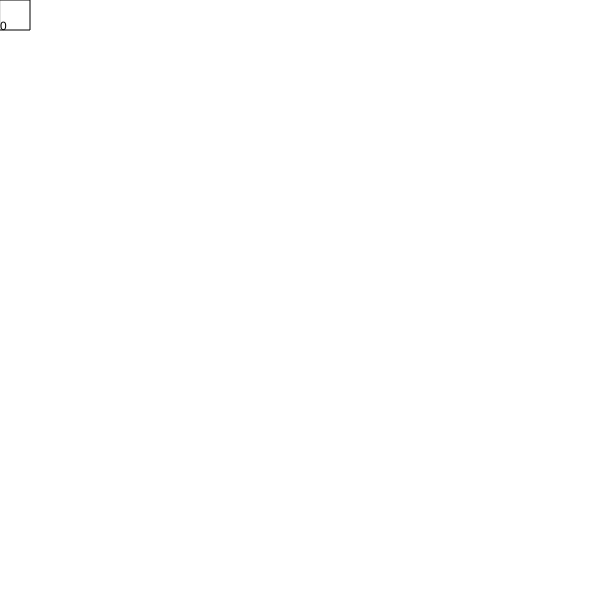
Frame 1 (no input)
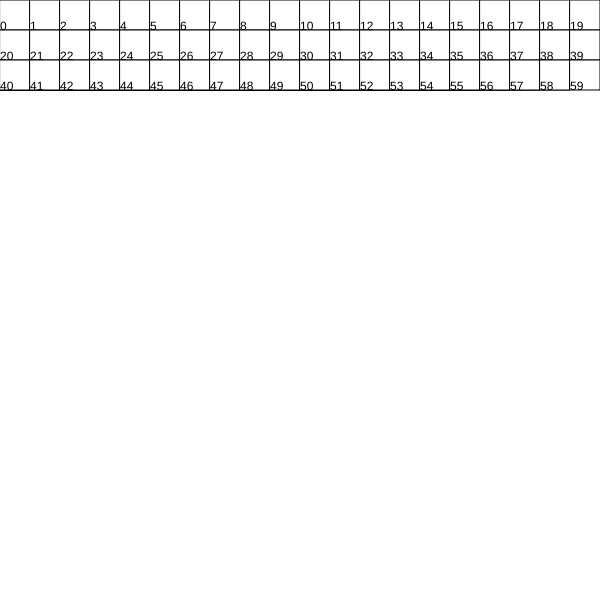
Frame 60 (no input)
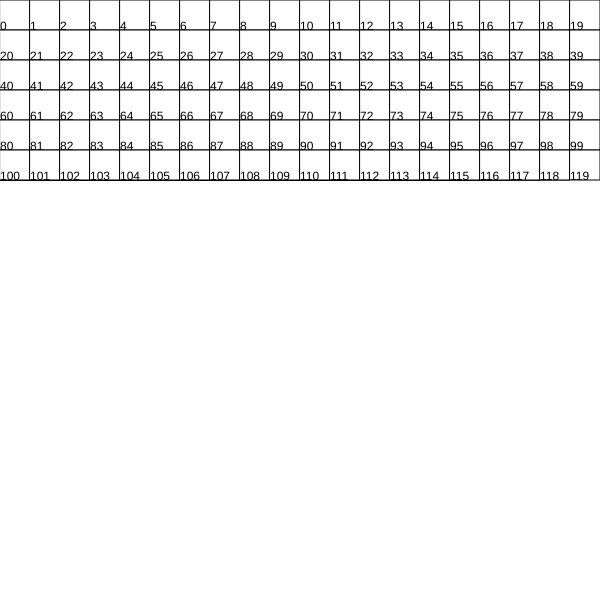
Frame 120 (the mouse pressed at the canvas centre since frame 60)

The p5.js sketch that drew these frames (run headless with seeded random() and noise() and a simulated clock; from frame 60 on, the mouse is pressed at the canvas centre):

// p5.js sketch
// ── sketch.js
let row_num = 20
let col_num = 20


let size 


let pool = []

let grid_num = 0


function setup() 
{
	createCanvas(600, 600);

	size = width/row_num

	for (let i = 0; i<row_num; i++)
	{
		for(let j = 0; j<col_num; j++)
		{				
			let index = (i+(j-1)*20).toString()

			//text(index, i*size, j*size)


			//rect(i*size, j*size, size, size)

			pool.push(new Grid(j*size, i*size, index)) //switch the order of j and i. so that (j increases, i stays 0: draws horizontally)
 
		}
	}


}

function draw() 
{


	for (let i=0; i<=grid_num; i++)
	{
		if (pool[i] != null)
		{
			pool[i].index = i

			pool[i].draw()
		} 		
	}


	if (grid_num < row_num*col_num) grid_num++
}


class Grid
{
	constructor(x, y, index)
	{
		this.x = x
		this.y = y
		this.index = index
	}

	draw()
	{
		rect(this.x, this.y, size, size)
		text(this.index.toString(), this.x, this.y+size)
	}
}
